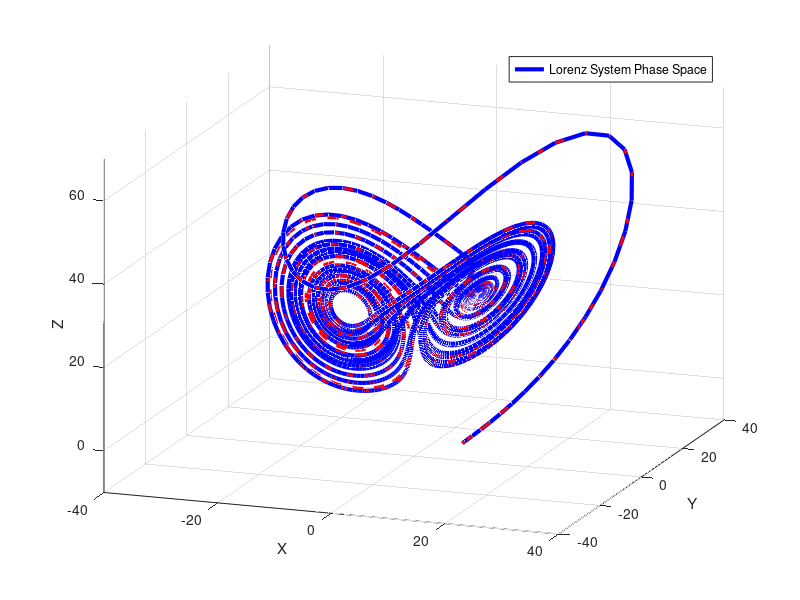
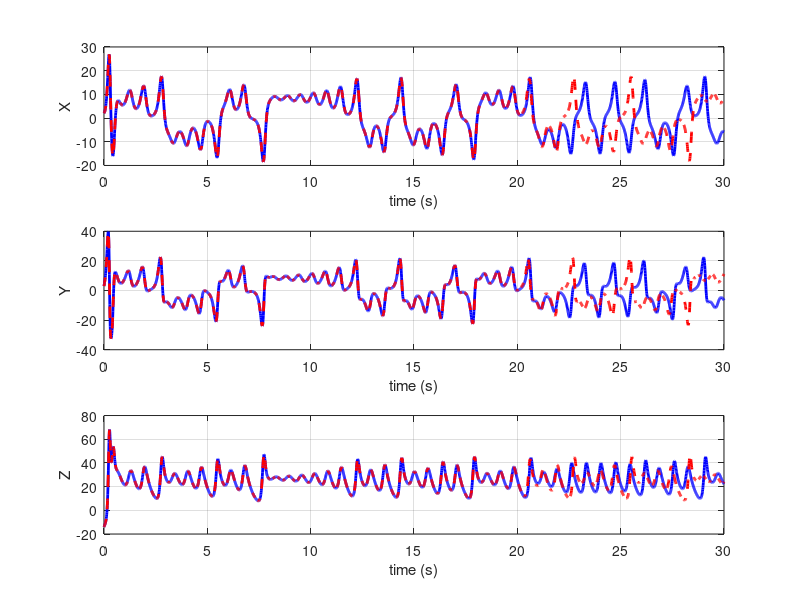
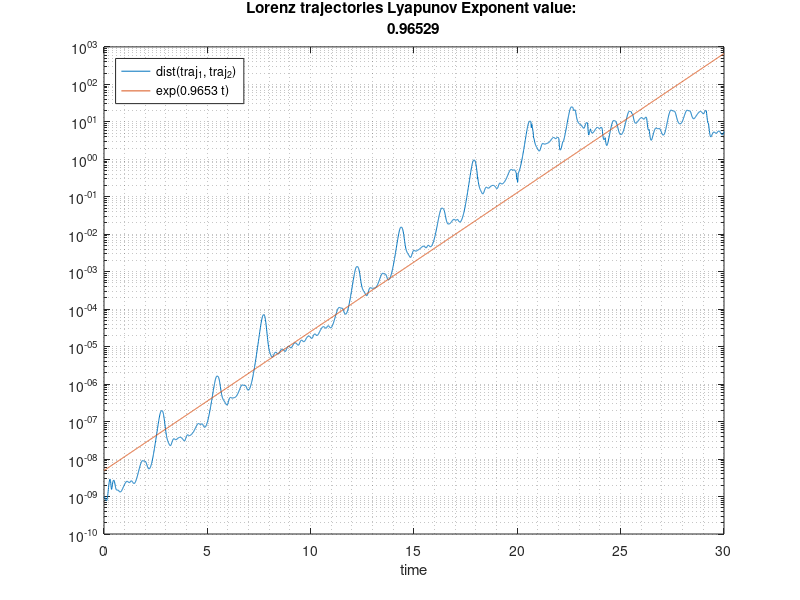

These charts were generated, in order, by the following MATLAB code:
clear all, close all; clc;
% Lorenz Equation Simulation and Find Lyapunov Exponent
% Written By: Rasit Evduzen
% 27-Feb-2024

delta_zero = 1e-9; % Initial Perturbation
Ts = 1e-2;   % Step Size
tf = 30;     % Final Time
time = 0:Ts:tf; % Time Vec

sigma = 10;     % System Parameters
rho = 28;       % System Parameters
beta = 8/3;     % System Parameters

% Different Initial Condition
X = [2 3 -14]';      % System 1 Initial Condition
Y = [2 3 -14+delta_zero]';      % System 2 Small Perturbated Initial Condition


f = {@ (y,z,sigma)    (sigma*(y - z))
     @ (x,y,z,rho)    (x*(rho - z)-y)
     @ (x,y,z,beta)   (x*y-beta*z) };

error_nrm = delta_zero*ones(3,1);
figure('units','normalized','outerposition',[0 0 1 1],'color','w')
for i = 1:size(time,2)-1
    X(:,i+1) = X(:,i) + (Ts*[f{1}(X(2,i),X(1,i),sigma),
                            f{2}(X(1,i),X(2,i),X(3,i),rho),
                            f{3}(X(1,i),X(2,i),X(3,i),beta)]);
    Y(:,i+1) = Y(:,i) + (Ts*[f{1}(Y(2,i),Y(1,i),sigma),
                             f{2}(Y(1,i),Y(2,i),Y(3,i),rho),
                             f{3}(Y(1,i),Y(2,i),Y(3,i),beta)]);
  error_nrm(i+1) = norm([abs(X(:,i)) - abs(Y(:,i))]);

    if mod(i,(size(time,2)-1)*(0.05)) == 0
        clf
        plot3(X(1,:),X(2,:),X(3,:),'b','linewidth',3),hold on,grid on
        plot3(Y(1,:),Y(2,:),Y(3,:),'r--','linewidth',2)
        legend('Lorenz System Phase Space')
        xlabel('X')
        ylabel('Y')
        zlabel('Z')
        axis([-40 40 -40 40 -10 70])
        view(20,20)
        drawnow
    end
end

figure('units','normalized','outerposition',[0 0 1 1],'color','w')
subplot(311)
plot(time,X(1,:),'b','linewidth',2),hold on,grid on
plot(time,Y(1,:),'r--','linewidth',2)
xlabel('time (s)')
ylabel('X')

subplot(312)
plot(time,X(2,:),'b','linewidth',2),hold on,grid on
plot(time,Y(2,:),'r--','linewidth',2)
xlabel('time (s)')
ylabel('Y')

subplot(313)
plot(time,X(3,:),'b','linewidth',2),hold on,grid on
plot(time,Y(3,:),'r--','linewidth',2)
xlabel('time (s)')
ylabel('Z')


% Find Lyapunov Exponent via LSE
y = log(error_nrm);
x = time';
A = [x x.^0];
xlse = A\y;
ylse = xlse(1)*time + xlse(2);
Lyap_exp = log(ylse(end) - ylse(1) / x(end) - x(1))-1; % Lyapunov Exponent

figure('units','normalized','outerposition',[0 0 1 1],'color','w')
semilogy(time,error_nrm),hold on,grid minor
semilogy(time,exp(ylse))
legend('dist(traj_1, traj_2)', sprintf('exp(%1.4f t)', Lyap_exp),'location', 'northwest')
xlabel('time')
title({'Lorenz trajectories Lyapunov Exponent value: ', num2str(Lyap_exp)})
